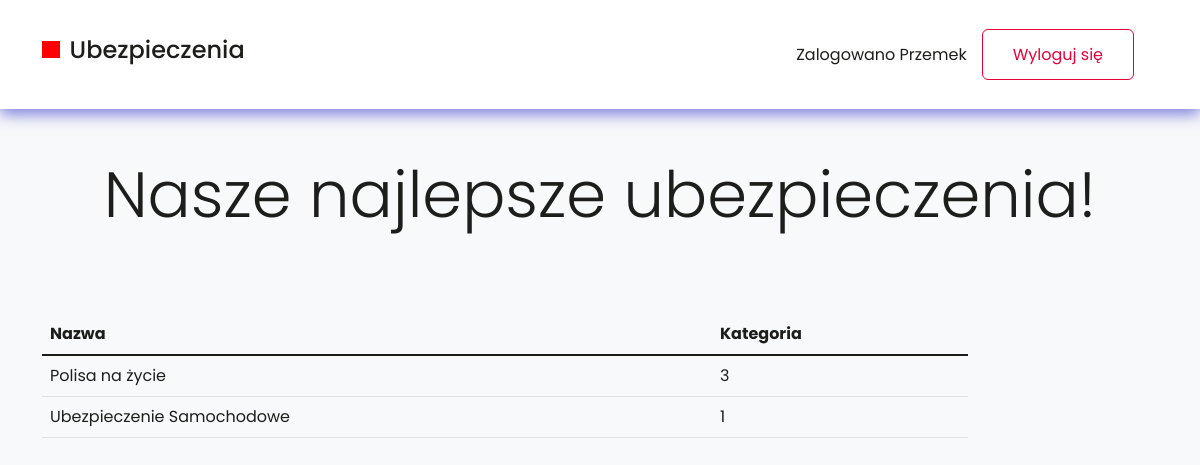
The app's page / (signed in) with its own data.
### ubezpieczenia/models.py (models this page shows, shortened)
class Ubezpieczenie(models.Model):
    tytul = models.CharField(max_length=64, blank=True)
    opis = models.TextField(default="")
    premiera = models.DateField(null=True, blank=True)
    data_zakonczenia = models.DateField(null=True, blank=True)
    znizka = models.DecimalField(max_digits=4, decimal_places=2,
                                      null=True, blank=True)
    KATEGORIA = {
        (0, 'Inne'),
        (1, 'Samochód'),
        (2, 'Dom'),
        (3, 'Zdrowotne'),
        (4, 'Elektronika'),
    }
    kategoria = models.PositiveSmallIntegerField(default=0, choices=KATEGORIA)
    plakat = models.ImageField(upload_to="plakaty")

### ubezpieczenia/views.py (the view)
# urls.py: path('', index, name="index"),
def index(request, type='none'):
    if type=='none':
        wszystkie = Ubezpieczenie.objects.all()
    else:
        wszystkie = Ubezpieczenie.objects.kategoria()
    return render(request, 'index.html', {'ubezpieczenie': wszystkie})

### templates/index.html (shortened to what this page needs)
<!DOCTYPE html>
<html lang="en">
  <head>
    <link rel="stylesheet" href="./style.css" />
    <link
      href="https://cdn.jsdelivr.net/npm/bootstrap@5.1.3/dist/css/bootstrap.min.css"
      rel="stylesheet"
    />
  </head>
  <body>
    {% include "nav.html" %}
    <div class="container"><div class="row">
      <div class="col-md-10">
        <table class="table">
          <thead>
            <tr>
              <th>Nazwa</th>
              <th>Kategoria</th>
            </tr>
          </thead>
          <tbody>
            {% for ubezpieczenie in ubezpieczenie %}
            <tr>
              <td><a href="{% url 'ubezpieczenie' ubezpieczenie.id %}">{{ ubezpieczenie.tytul}}</a></td>
              <td>{{ ubezpieczenie.kategoria}}</td>
            </tr>
                {% endfor %}
          </tbody>
        </table>
      </div>
    </div>
  </body>
</html>

### templates/nav.html (shortened to what this page needs)
<link
  href="https://cdn.jsdelivr.net/npm/bootstrap@5.1.3/dist/css/bootstrap.min.css"
  rel="stylesheet"
/>
{% load static %}
<link rel="stylesheet" type="text/css" href="{% static 'style.css' %}" />
<nav class="navbar navbar-expand-lg navbar-light">
  <div class="container row-fluid">
    <div class="collapse navbar-collapse justify-content-between">
      <ul class="navbar-nav mr-auto mt-2 mt-lg-0">
        <li class="nav-item">
          <a class="d-flex align-items-baseline" href="{% url 'index' %}">
            <div class="redBox"></div>
            <h4>Ubezpieczenia</h4>
        </li>
      </ul>
    </div>
    <ul class="nav m-4 navbar-nav justify-content-between">
      <div class="d-flex align-items-baseline">
        <li class="nav-item">
          {% if user.is_authenticated %} Zalogowano {{ user.username }}
        </li>
        <a class="button button__whitered" href="{% url 'logout' %}"
          >Wyloguj się</a
        >
        {% else %}
        <a class="button button__red" href="{% url 'login' %}">Zaloguj się</a>
        {% endif %}
      </div>
    </ul>
  </div>
</nav>
<div class="bg-light rounded-3 p-5 mb-4 hero">
  <h2 class="display-3">Nasze najlepsze ubezpieczenia!</h2>
</div>

### styles/style.css (style rules this page uses)
body { color: black; margin: 0; font-family: 'Poppins', sans-serif; --bs-bg-opacity: 1; background-color: rgba(var(--bs-light-rgb), var(--bs-bg-opacity)) !important; }
* { color: #1d1d1b; }
a { text-decoration: none !important; color: #1d1d1b; }
.nav-link, .nav-item { margin-right: 15px; }
.redBox { width: 1.1rem; height: 1.1rem; background-color: red; margin-right: 10px; }
.hero { width: 100%; }
.hero h2 { text-align: center; }
.navbar { padding: 5px 0px; background-color: #fff; -webkit-box-shadow: 0 5px 15px #787bd9; box-shadow: 0 5px 15px #787bd9; }
.navbar a { font-size: 16px; display: -webkit-box; display: -ms-flexbox; display: flex; -webkit-box-align: center; -ms-flex-align: center; align-items: center; }
.button { cursor: pointer; font-size: 16px; }
.button__whitered { line-height: 1.1875; background: #fff; border: 1px solid #e90039; border-radius: 6px; background: white; color: #e90039; padding: 15px 30px; -webkit-transition: background 0.5s linear; transition: background 0.5s linear; position: relative; z-index: 1; }

### records on screen
Ubezpieczenie: tytul "Polisa na życie", kategoria "3"
Ubezpieczenie: tytul "Ubezpieczenie Samochodowe", kategoria "1"

### other values on screen
{{ user.username }} "Przemek"
